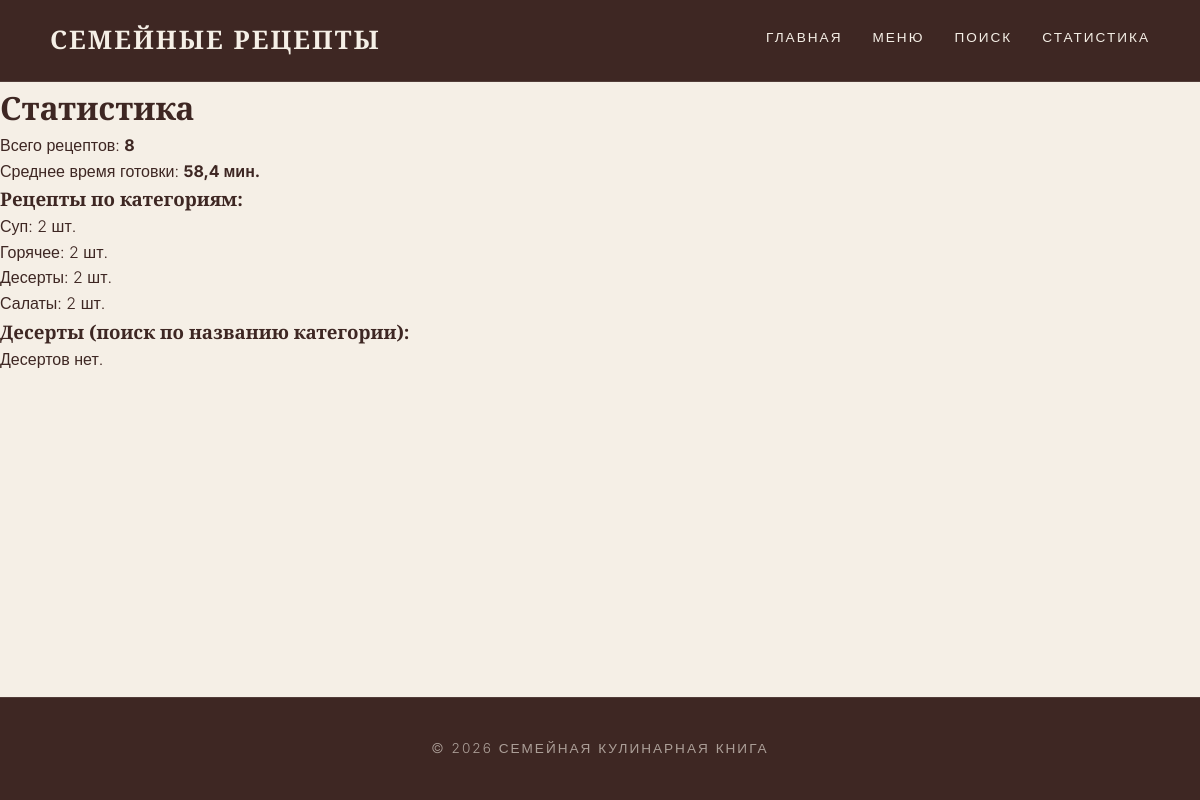
Screenshot of /stats/ with the database file from the repository.
### recipes/models.py (models this page shows, shortened)
class Category(models.Model):
    name = models.CharField(max_length=100, unique=True, verbose_name="Название категории")
    class Meta:
        verbose_name = "Категория"
        verbose_name_plural = "Категории"

### recipes/views.py (the view)
# urls.py: path('stats/', views.statistics, name='statistics'),
def statistics(request):
    avg_time = Recipe.objects.aggregate(Avg('cooking_time'))['cooking_time__avg']
    total_recipes = Recipe.objects.count()
    categories = Category.objects.annotate(recipe_count=Count('recipes')).order_by('id')
    return render(request, 'recipes/stats.html', {'avg_time': avg_time, 'total_recipes': total_recipes, 'categories': categories})

### recipes/templates/recipes/stats.html
{% extends "base.html" %}
{% block content %}
<h1>Статистика</h1>
<p>Всего рецептов: <strong>{{ total_recipes }}</strong></p>
<p>Среднее время готовки: <strong>{{ avg_time|floatformat:1 }} мин.</strong></p>
<h3>Рецепты по категориям:</h3>
<ul>
    {% for cat in categories %}
        <li>{{ cat.name }}: {{ cat.recipe_count }} шт.</li>
    {% endfor %}
</ul>
<h3>Десерты (поиск по названию категории):</h3>
<ul>
    {% for dessert in desserts %}
        <li>{{ dessert.title }}</li>
    {% empty %}
        <li>Десертов нет.</li>
    {% endfor %}
</ul>
{% endblock %}

### templates/base.html (style rules this page uses)
:root { --bg-cream: #F5EFE6; --bg-dark: #3E2723; --text-dark: #3E2723; --text-cream: #F5EFE6; --accent: #D35400; --border-color: #D7CCC8; }
* { box-sizing: border-box; margin: 0; padding: 0; }
body { background-color: var(--bg-cream); color: var(--text-dark); font-family: 'Inter', sans-serif; font-weight: 300; line-height: 1.6; display: flex; flex-direction: column; min-height: 100vh; }
h1, h2, h3, h4 { font-family: 'Playfair Display', serif; }

### rows the page displays
Category: name "Суп", recipe_count "2"
Category: name "Горячее", recipe_count "2"
Category: name "Десерты", recipe_count "2"
Category: name "Салаты", recipe_count "2"

### other values shown
{{ total_recipes }} "8"
{{ avg_time|floatformat:1 }} "58,4"
